Frame 1 (no input): blank canvas, image omitted
Frame 60 (the mouse pressed at the canvas centre just before this capture): blank canvas, image omitted
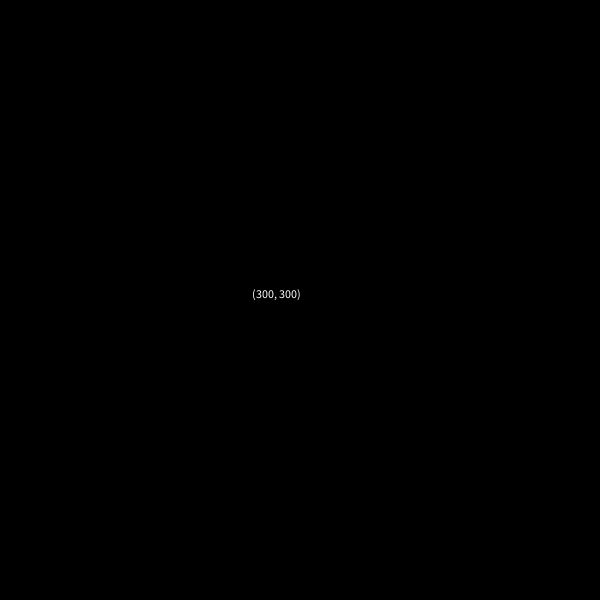
Frame 120 (the mouse held since frame 60 and released just before this capture)

The Processing sketch whose frames 1 and 60 were blank and that drew this single picture after the mouse press (run headless with seeded random() and noise(); from frame 60 on, the mouse is pressed at the canvas centre):

// Processing sketch: sketch_2_coordinates
// ── sketch_2_coordinates.pde
void setup() {
  size(600, 600);
}

void draw() {
  background(0);

  fill(255);

  textAlign(mouseX < width / 2 ? LEFT : RIGHT, mouseY < height / 2 ? TOP : BOTTOM);
  text("(" + str(mouseX) + ", " + str(mouseY) + ")", mouseX, mouseY);
}
